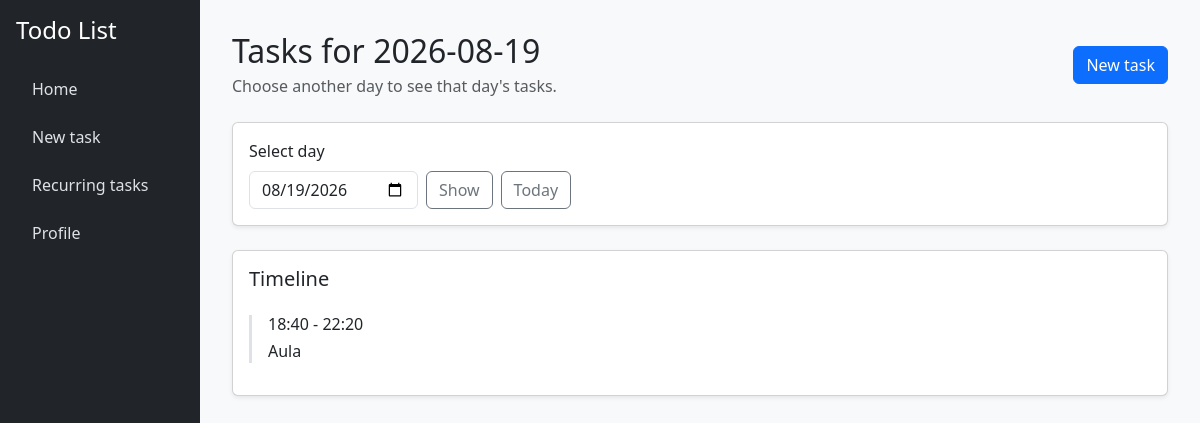
Before: / (signed in) with the older database file.
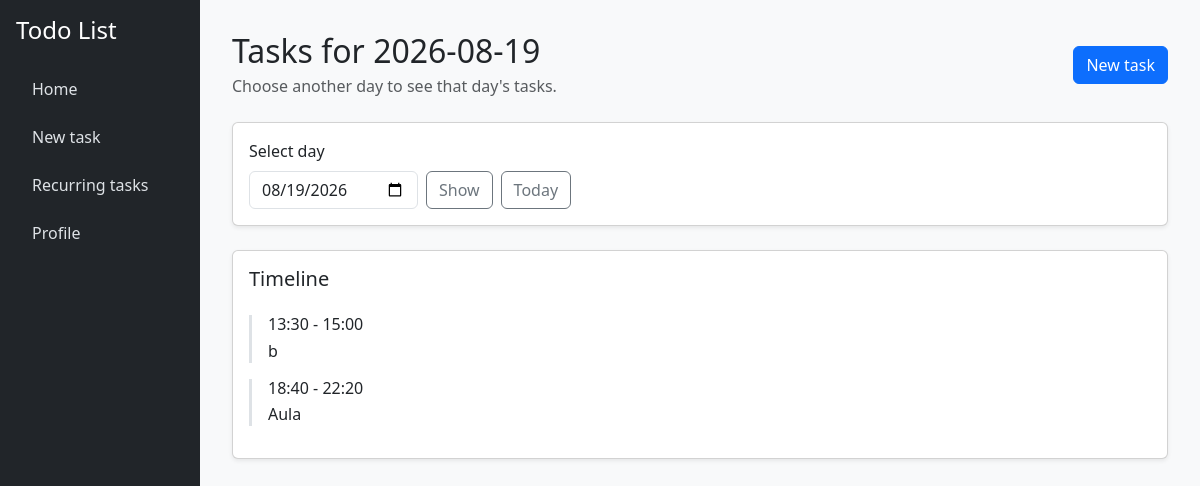
After: the same page with the newer database file.
### tables this page shows
CREATE TABLE recurrent_tasks (
    id INTEGER PRIMARY KEY AUTOINCREMENT,
    user_id INTEGER NOT NULL,
    title TEXT NOT NULL,
    description TEXT,
    start_time TEXT NOT NULL,
    end_time TEXT NOT NULL,
    recurrency TEXT NOT NULL,
    days TEXT NOT NULL
);

### app.py (the view, shortened to what this page needs)
@app.route("/")
@login_required
def index():
    selected_date = request.args.get("date")
    if not selected_date:
        selected_date = datetime.now()
    else:
        selected_date = datetime.strptime(selected_date, "%Y-%m-%d")
    selected_date = selected_date.replace(hour=0, minute=0, second=0, microsecond=0)
    registered_tasks = db.execute(
        "SELECT id, title, description, start_time, end_time FROM registered_tasks WHERE user_id = ? AND start_time >= ? AND end_time <= ? ORDER BY start_time ASC",
        session["user_id"],
        selected_date,
        selected_date + timedelta(days=1),
    )
    recurrent_tasks = db.execute(
        "SELECT id, title, description, start_time, end_time, recurrency, days FROM recurrent_tasks WHERE user_id = ? AND " \
        "(recurrency = 'daily' OR (recurrency = 'weekly' AND days LIKE ?) OR (recurrency = 'monthly' AND days LIKE ?)) ORDER BY start_time ASC",
        session["user_id"],
        f"%{selected_date.strftime('%A')}%",
        f"%{selected_date.day}%"
    )
    tasks = []
    for task in recurrent_tasks:
        tasks.append({
            "id": task["id"],
            "title": task["title"],
            "description": task["description"],
            "start_time": selected_date.strftime("%Y-%m-%d") + " " + task["start_time"],
            "end_time": selected_date.strftime("%Y-%m-%d") + " " + task["end_time"],
            "recurrency": task["recurrency"],
            "days": task["days"]
        })
    for task in tasks:
        task["start_time"] = datetime.strptime(task["start_time"], "%Y-%m-%d %H:%M")
        task["start_time"] = task["start_time"].strftime("%H:%M")
        task["end_time"] = datetime.strptime(task["end_time"], "%Y-%m-%d %H:%M")
        task["end_time"] = task["end_time"].strftime("%H:%M")
    tasks.sort(key=lambda x: x["start_time"])
    selected_task_id = request.args.get("task")
    selected_task = None
    recurrent = False
    selected_date = selected_date.strftime("%Y-%m-%d")
    conflicting_tasks = request.args.get("conflict_tasks")
    return render_template(
        "index.html",
        tasks=tasks,
        selected_date=selected_date,
        selected_task=selected_task,
        path=request.path,
        error=request.args.get("error"),
        conflicting_tasks=conflicting_tasks,
        recurrent=recurrent,
    )

### app.py (called while the page is built)
@app.after_request
def after_request(response):
    response.headers["Cache-Control"] = "no-cache, no-store, must-revalidate"
    response.headers["Expires"] = 0
    response.headers["Pragma"] = "no-cache"
    return response

### helpers.py (called while the page is built)
def login_required(f):
    @wraps(f)
    def decorated_function(*args, **kwargs):
        if session.get("user_id") is None:
            return redirect("/login")
        return f(*args, **kwargs)
    return decorated_function

### templates/index.html (shortened to what this page needs)
{% extends "layout.html" %}
{% block content %}
<div class="d-flex justify-content-between align-items-center mb-4">
    <div>
        <h2 class="mb-1">Tasks for {{ selected_date }}</h2>
        <p class="text-muted mb-0">Choose another day to see that day's tasks.</p>
    </div>
    <a href="{{ url_for('new_task') }}" class="btn btn-primary">New task</a>
</div>
<div class="card shadow-sm mb-4">
    <div class="card-body">
        <form method="get" class="d-flex gap-2 align-items-end">
            <div>
                <label for="date" class="form-label">Select day</label>
                <input type="date" class="form-control" id="date" name="date" value="{{ selected_date }}">
            </div>
            <button type="submit" class="btn btn-outline-secondary">Show</button>
            <a href="{{ url_for('index') }}" class="btn btn-outline-secondary">Today</a>
        </form>
    </div>
</div>
<div class="card shadow-sm">
    <div class="card-body">
        <h5 class="card-title">Timeline</h5>
        <div class="mt-4">
            {% for task in tasks %}
                <form action="/" method="GET" class="border-start border-3 ps-3 mb-3">
                    <button type="submit" style="background: none; border: none; padding: 0; color: inherit; cursor: pointer; text-align: left; width: 100%;">
                        <h6 class="mb-1">{{ task.start_time }} - {{ task.end_time }}</h6>
                        <p class="mb-0">{{ task.title }}</p>
                    </button>
                </form>
            {% else %}
                <p class="text-muted">No tasks for this day.</p>
            {% endfor %}
        </div>
    </div>
</div>
{% endblock %}

Changed rows visible on the page:
added recurrent_tasks: start_time "13:30", end_time "15:00", title "b"
